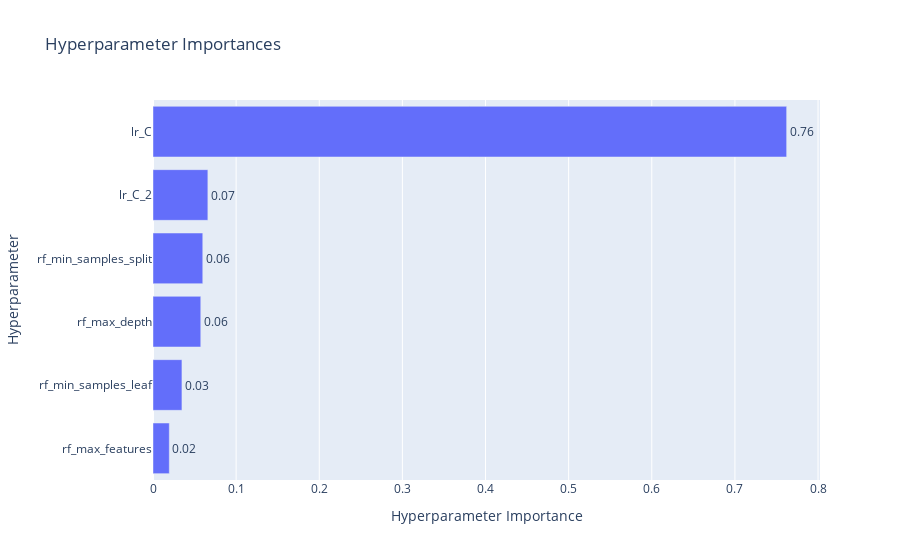

Source (notebook cell):
### Markdown cell above
Глянем какие параметры влияли а какие нет

### Code cell
vis.plot_param_importances(study).show()

### Figure 1 — Plotly figure (JSON) as saved in the notebook; plotly's stock layout.template omitted (floating-point values rounded to 4 significant figures)
{"data": [{"cliponaxis": false, "hovertemplate": ["rf_max_features (IntDistribution): 0.019610245384887353<extra></extra>", "rf_min_samples_leaf (IntDistribution): 0.03481862367356538<extra></extra>", "rf_max_depth (IntDistribution): 0.057458306851835464<extra></extra>", "rf_min_samples_split (IntDistribution): 0.0598755470772607<extra></extra>", "lr_C_2 (FloatDistribution): 0.06600208733142397<extra></extra>", "lr_C (FloatDistribution): 0.7622351896810271<extra></extra>"], "name": "Objective Value", "orientation": "h", "text": ["0.02", "0.03", "0.06", "0.06", "0.07", "0.76"], "textposition": "outside", "type": "bar", "x": [0.01961, 0.03482, 0.05746, 0.05988, 0.066, 0.7622], "y": ["rf_max_features", "rf_min_samples_leaf", "rf_max_depth", "rf_min_samples_split", "lr_C_2", "lr_C"]}], "layout": {"title": {"text": "Hyperparameter Importances"}, "xaxis": {"title": {"text": "Hyperparameter Importance"}}, "yaxis": {"title": {"text": "Hyperparameter"}}}}
